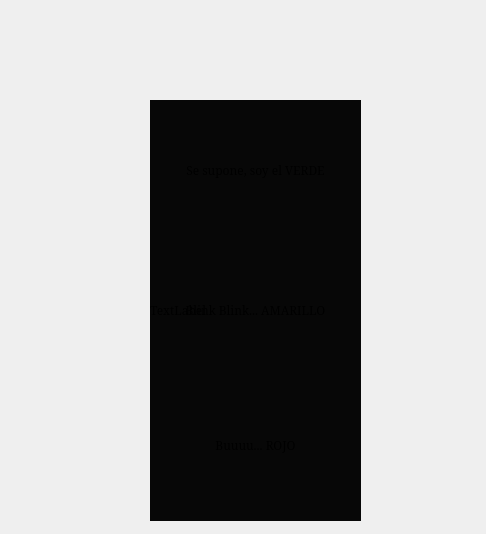
<?xml version="1.0" encoding="UTF-8"?>
<ui version="4.0">
 <class>MainWindow</class>
 <widget class="QMainWindow" name="MainWindow">
  <property name="geometry">
   <rect>
    <x>0</x>
    <y>0</y>
    <width>486</width>
    <height>534</height>
   </rect>
  </property>
  <property name="windowTitle">
   <string>Semáforo</string>
  </property>
  <widget class="QWidget" name="centralwidget">
   <property name="enabled">
    <bool>true</bool>
   </property>
   <property name="font">
    <font>
     <family>MS Serif</family>
    </font>
   </property>
   <property name="autoFillBackground">
    <bool>false</bool>
   </property>
   <widget class="QLabel" name="label_verde">
    <property name="geometry">
     <rect>
      <x>160</x>
      <y>100</y>
      <width>191</width>
      <height>141</height>
     </rect>
    </property>
    <property name="minimumSize">
     <size>
      <width>100</width>
      <height>100</height>
     </size>
    </property>
    <property name="text">
     <string>Se supone, soy el VERDE</string>
    </property>
    <property name="pixmap">
     <pixmap resource="../../Archivo/recursos.qrc">:/Logos/ultraTlogo.jpg</pixmap>
    </property>
    <property name="scaledContents">
     <bool>true</bool>
    </property>
    <property name="alignment">
     <set>Qt::AlignCenter</set>
    </property>
   </widget>
   <widget class="QLabel" name="label_rojo">
    <property name="geometry">
     <rect>
      <x>160</x>
      <y>380</y>
      <width>191</width>
      <height>131</height>
     </rect>
    </property>
    <property name="minimumSize">
     <size>
      <width>100</width>
      <height>100</height>
     </size>
    </property>
    <property name="frameShape">
     <enum>QFrame::NoFrame</enum>
    </property>
    <property name="text">
     <string>Buuuu... ROJO</string>
    </property>
    <property name="textFormat">
     <enum>Qt::PlainText</enum>
    </property>
    <property name="pixmap">
     <pixmap resource="../../Archivo/recursos.qrc">:/Logos/skt.png</pixmap>
    </property>
    <property name="scaledContents">
     <bool>true</bool>
    </property>
    <property name="alignment">
     <set>Qt::AlignCenter</set>
    </property>
    <property name="wordWrap">
     <bool>false</bool>
    </property>
    <property name="openExternalLinks">
     <bool>false</bool>
    </property>
   </widget>
   <widget class="QLabel" name="label_amarillo">
    <property name="geometry">
     <rect>
      <x>160</x>
      <y>240</y>
      <width>191</width>
      <height>141</height>
     </rect>
    </property>
    <property name="minimumSize">
     <size>
      <width>100</width>
      <height>100</height>
     </size>
    </property>
    <property name="text">
     <string>Blink Blink... AMARILLO</string>
    </property>
    <property name="pixmap">
     <pixmap resource="../../Archivo/recursos.qrc">:/Logos/veige_t1fondo.jpg</pixmap>
    </property>
    <property name="scaledContents">
     <bool>true</bool>
    </property>
    <property name="alignment">
     <set>Qt::AlignCenter</set>
    </property>
   </widget>
   <widget class="QLabel" name="label">
    <property name="geometry">
     <rect>
      <x>20</x>
      <y>10</y>
      <width>141</width>
      <height>91</height>
     </rect>
    </property>
    <property name="text">
     <string/>
    </property>
    <property name="pixmap">
     <pixmap resource="../../Archivo/recursos.qrc">:/Logos/uatlogo.png</pixmap>
    </property>
    <property name="scaledContents">
     <bool>true</bool>
    </property>
   </widget>
   <widget class="QLabel" name="label_2">
    <property name="geometry">
     <rect>
      <x>320</x>
      <y>10</y>
      <width>141</width>
      <height>91</height>
     </rect>
    </property>
    <property name="text">
     <string/>
    </property>
    <property name="pixmap">
     <pixmap resource="../../Archivo/recursos.qrc">:/Logos/ingenierialogo.jpg</pixmap>
    </property>
    <property name="scaledContents">
     <bool>true</bool>
    </property>
   </widget>
   <widget class="QLabel" name="label_3">
    <property name="geometry">
     <rect>
      <x>340</x>
      <y>440</y>
      <width>141</width>
      <height>91</height>
     </rect>
    </property>
    <property name="text">
     <string/>
    </property>
    <property name="pixmap">
     <pixmap resource="../../Archivo/recursos.qrc">:/Logos/leo.jpg</pixmap>
    </property>
    <property name="scaledContents">
     <bool>true</bool>
    </property>
   </widget>
   <widget class="QLabel" name="label_4">
    <property name="geometry">
     <rect>
      <x>150</x>
      <y>100</y>
      <width>211</width>
      <height>421</height>
     </rect>
    </property>
    <property name="styleSheet">
     <string notr="true">background-color: rgb(7, 7, 7);</string>
    </property>
    <property name="text">
     <string>TextLabel</string>
    </property>
   </widget>
   <zorder>label_4</zorder>
   <zorder>label_amarillo</zorder>
   <zorder>label</zorder>
   <zorder>label_2</zorder>
   <zorder>label_verde</zorder>
   <zorder>label_rojo</zorder>
   <zorder>label_3</zorder>
  </widget>
 </widget>
 <resources>
  <include location="../../Archivo/recursos.qrc"/>
 </resources>
 <connections/>
</ui>
